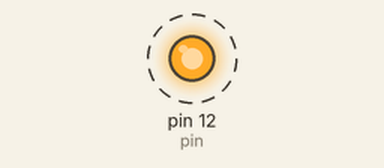
A sketch run on a simulated Arduino Uno, built with avr-gcc and run on an emulated ATmega328P. On the bench: output pins drawn as LEDs (lit = HIGH). Dashed ring = blinking.

Above: at 0.5 s.
Timing chart, 0 to 4.6 s (numbered marks = the images above):
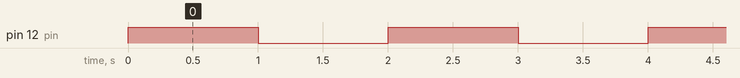

Measured:
- by itself, pin 12 (pin): alternates HIGH for 1.0 s and LOW for 1.0 s

The sketch:

blink_leds.ino
```cpp
// Wire up Arduino to breadboard, as per
// http://video.mit.edu/watch/arduino-tutorial-1-10950/

int pin = 12;
int pause_in_msecs = 1000;

void setup() {
  // put your setup code here, to run once:
  pinMode(pin, OUTPUT);
}

void loop() {
  // put your main code here, to run repeatedly:
  digitalWrite(pin, HIGH);
  delay(pause_in_msecs); // 1 second
  digitalWrite(pin, LOW);
  delay(pause_in_msecs);
}
```
